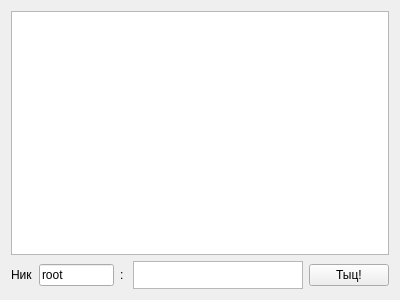
<?xml version="1.0" encoding="UTF-8"?>
<ui version="4.0">
 <class>MainWindow</class>
 <widget class="QMainWindow" name="MainWindow">
  <property name="geometry">
   <rect>
    <x>0</x>
    <y>0</y>
    <width>400</width>
    <height>300</height>
   </rect>
  </property>
  <property name="windowTitle">
   <string>Lab8OS - ShMem Chat</string>
  </property>
  <widget class="QWidget" name="centralWidget">
   <layout class="QVBoxLayout" name="verticalLayout">
    <item>
     <widget class="QTextEdit" name="textEdit_2"/>
    </item>
    <item>
     <layout class="QHBoxLayout" name="horizontalLayout">
      <item>
       <widget class="QLabel" name="label">
        <property name="text">
         <string>Ник</string>
        </property>
       </widget>
      </item>
      <item>
       <widget class="QLineEdit" name="lineEdit">
        <property name="sizePolicy">
         <sizepolicy hsizetype="Fixed" vsizetype="Fixed">
          <horstretch>0</horstretch>
          <verstretch>0</verstretch>
         </sizepolicy>
        </property>
        <property name="maximumSize">
         <size>
          <width>75</width>
          <height>16777215</height>
         </size>
        </property>
        <property name="text">
         <string>root</string>
        </property>
       </widget>
      </item>
      <item>
       <widget class="QLabel" name="label_2">
        <property name="text">
         <string>: </string>
        </property>
       </widget>
      </item>
      <item>
       <widget class="QTextEdit" name="textEdit">
        <property name="sizePolicy">
         <sizepolicy hsizetype="Expanding" vsizetype="Fixed">
          <horstretch>0</horstretch>
          <verstretch>0</verstretch>
         </sizepolicy>
        </property>
        <property name="maximumSize">
         <size>
          <width>16777215</width>
          <height>28</height>
         </size>
        </property>
        <property name="baseSize">
         <size>
          <width>0</width>
          <height>0</height>
         </size>
        </property>
       </widget>
      </item>
      <item>
       <widget class="QPushButton" name="pushButton">
        <property name="text">
         <string>Тыц!</string>
        </property>
       </widget>
      </item>
     </layout>
    </item>
   </layout>
  </widget>
  <widget class="QMenuBar" name="menuBar">
   <property name="geometry">
    <rect>
     <x>0</x>
     <y>0</y>
     <width>400</width>
     <height>26</height>
    </rect>
   </property>
  </widget>
 </widget>
 <layoutdefault spacing="6" margin="11"/>
 <resources/>
 <connections/>
</ui>
